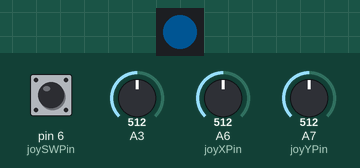
Recording of a sketch running on a simulated Arduino Uno, built with avr-gcc and run on an emulated ATmega328P. Parts: 1 RGB LEDs in strip order, left to right. Inputs (shaded band) come from the test bench; at power-on: pin 6 (joySWPin) HIGH, A3 = 512, A6 (joyXPin) = 512, A7 (joyYPin) = 512. Dim RGB values are drawn brighter than linear; no radio packets arrive unless stated; what the sketch prints to the serial monitor is not drawn.

Above: at 2.2 s.
2.3 s: pin 6 (joySWPin) pulled LOW for 3.2 s
At 3.5 s:
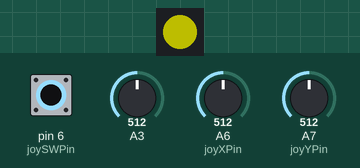
7.1 s: pin 6 (joySWPin) pulled LOW for 3.2 s
At 7.56 s:
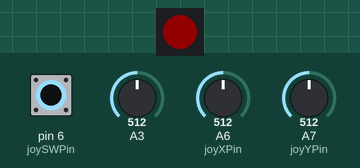
At 9.0 s:
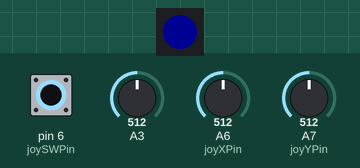
16.9 s: pin 6 (joySWPin) driven LOW
19.9 s: A3 set to 491
Timing chart, 0 to 26.9 s (numbered marks = the images above; inputs shaded):
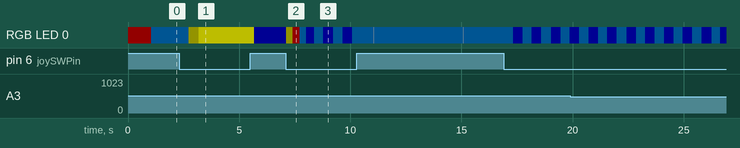

The sketch:

HeadlampT.ino
```cpp
//

// /dev/cu.usbserial-14320
// explore public and private variabales
// explore functions
// get and set functions

// make timers for button presses and transmission

// standard libraries
// #include <SPI.h>
#include <Adafruit_NeoPixel.h>
#include "RF24.h"

// internal libraries
#include "Arduino.h"
#include "Functions.h"
#include "Joystick.h"
#include "Utilities.h"
#include "Wheel.h"
#include "LED.h"
#include "Radio.h"
#include "Gimbal.h"
#include "PrintOut.h"
#include "Lamp.h"
#include "Timer.h"


// --------------------------- VOID SETUP -------------------- //
// --------------------------- VOID SETUP -------------------- //
void setup()
{
 utilitiesSetup();
 joystickSetup();
 ledSetup();
 wheelSetup();
 radioSetup();
 timerSetup();
}


// -------------------------------- VOID LOOP ----------------------------- //
// -------------------------------- VOID LOOP ----------------------------- //

// check switch hold to switch between armed and disarmed
// check switch click to switch between modes
// initliize all states of lamp
// generate target positions for each servo from either joysick, pot, or intitial state of mode
// prepare data to be transmitted
// transmite data over radio


void loop()
{
  if(checkTime(startTime1, duration1) == true)
  {
    startTime1 = millis();
    ledWhite();
    delay(10);
  }

  joySW = checkJoySW();                       // read joystick button
  armState = checkArmState(joySW);           // long button press?


  switch(armState)
  {
    // disarmed
    case 0:
      lampBrightness = 0;
      mirrorState = false;
      mode = 2;
      targetX = degMin;
      targetY = degMax;
      switch(initializing)
      {
        case 1: // initializing
          ledYellow;
          initializing = checkInitializing();
        break;

        case 0: // complete
          ledLightBlue();
        break;
      }
    break;

    // armed
    case 1:
      mode = checkMode();
      joySWLast = joySW;
      switch(mode)
      {
        case 0:  // spotlight mode
          mirrorState = false;
          switch(initializing)
          {
            case 1: // initialiazing
              ledYellow();
              targetX = degMid;
              targetY = degMid;
              initializing = checkInitializing();
            break;

            case 0: // readjoy
              lampBrightness = 100;
              ledRed();
              joyToTarget();
            break;
          }
        break;

        case 1: // mirror mode
          mirrorState = true;
          switch(initializing)
          {
            case 1: // initializing
              ledYellow();
              targetX = 40;
              targetY = 120;
              initializing = checkInitializing();
            break;

            case 0: // readJoy
              lampBrightness = 100;
              ledGreen();
              joyToTarget();
            break;
          }
        break;

        case 2: // auto mode
          mirrorState = false;
          switch(initializing)
          {
            case 1: // initializing
              targetX = degMid;
              targetY = degMid;
              initializing = checkInitializing();
            break;

            case 0: // read wheelPot
              lampBrightness = 100;
              ledBlue();
              wheelRot = readWheelRot() - wheelCal;           // wheel position with calibration
              lampPos = -(wheelRot/wheelRotMid) * 90.0;       // [-90:90] lamp position from forward
              lampPos = lampPos * lampPosSensitivity;         // multiplier
              targetX = lampPos + degMid;                     // abosolute positioning from 90
              targetY = degMid;
            break;
          }
        break;
      }
    break;
  } // end switch cases

  degs[0] = servoDeg(targetX, degs[0]);
  degs[1] = servoDeg(targetY, degs[1]);
  dataPrep();
  dataTransmit();

  printJoystick();
  printGimbal();
  // printWheel();
  printLn();

  delay(10);

} // end void loop


void joyToTarget()
{
  // Read joystick
  joyX = -readJoyX();  // [-1:1]
  joyY = -readJoyY();

  // Deadband for no motion
  joyX = addDeadband(joyX, .25);
  joyY = addDeadband(joyY, .25);

  // calculate next step size
  stepX = joyX * 30.0;  // max joystick = 5 steps
  stepY = joyY * 30.0;

  // new target
  targetX = degs[0] + stepX;
  targetY = degs[1] + stepY;
}
```

Functions.h
```cpp
#include <arduino.h>
#include <math.h>

float Pi = 3.14159265359;

// ------------- Bound ---------------- //
float bound(float x, int x_min, int x_max)
{
  if(x > x_max) {x = x_max;}
  if(x < x_min) {x = x_min;}
  return x;
}

// --------- linearMap --------- //
float linearMap(float x, float x1, float x2, float y1, float y2)
{
  float m = (y2 - y1)/(x2-x1);
  float b = y1 - m*x1;
  float y = m*x + b;
  return y;
}

// ------------- cubicMap -------- //
float cubicMap(float x, float x1, float y1, float xoff, float yoff)
{
  float a = (y1-yoff)/pow(x1-xoff,3);
  float y = a*(pow(x-xoff,3) + yoff);
  return y;
}

// ---------- deadband -------- //
float addDeadband(float x, float x_dead)
{
 float y; // output
 float x_min = -1.0;
 float x_max = 1.0;
 float y_min = -1.0;
 float y_max = 1.0;

 // float x_dead = .25; // dead in positive direction
 if(x < -x_dead) {y = linearMap(x, x_min, -x_dead, y_min, 0);}         // segment 1
 else if(x > x_dead) {y = linearMap(x, x_dead, x_max, 0, y_max);}      // segment 2
 else{y = 0;}                                                           // segment 0
 return y;
}

// ------------- normalize analog in --------- //
float normAnalogIn(float analogIn)
{
  analogIn = analogIn / 1023.0;                // convert to [0.0:1.0]
  analogIn = analogIn - .5;                     // centers posiiton
  analogIn = analogIn * 2;                      // range of 2 from [-1,1]
  return analogIn;
}

float voltRead(const int pin, float Vin)
{
  float voltage = analogRead(pin) * (Vin/1023);
  return voltage;
}

// ---------------------- findMin Function ------------------ //
int findMin(int a, int b, int c, int d)
{
  int array1[] = {a, b, c, d};
  int bytes_int = 2;
  int array1_size = sizeof(array1) / bytes_int;
  int min_val = array1[0];

  for(int i=0; i<array1_size; i++)
  {
    if(array1[i] < min_val) {min_val = array1[i];}
  }
  return min_val;
}


float findHypotenuse(float x, float y)
{
  float a = sqrt(pow(x,2) + pow(y,2));
  return a;
}

float f_toRad(float deg)
{
  float rad;
  return rad = deg*(Pi/180);
}

float f_toDeg(float rad)
{
  float deg;
  return deg = rad * (180/Pi);
}

// -------------- Joystick Heading ------------ //
// Forward = 0 degrees
// x = [-1.0:1.0], y = [-1.0:1.0]
float findHeading(float x, float y)
{
  float rad = atan(x/y);
  float degree = f_toDeg(rad);
  if(x>0 && y>0) {degree = degree;}
  if(x>0 && y<0) {degree = 180 + degree;}
  if(x<0 && y>0) {degree = degree;}
  if(x<0 && y<0) {degree = -180 + degree;}
  return degree;
}

/*

int stepServo(int target_deg, int deg)
{
  int step_min = 0;
  int step_max = 5;
  int delta_thresh = 10;
  int delta_deg = target_deg - deg;
  int step_size;                        // keeps in integers

  if(delta_deg < delta_thresh) {step_size = linearMap(delta_deg, 0, delta_thresh, step_min, step_max);}

  if(target_deg > deg)                          // move positive
  {
    if(delta_deg >= delta_thresh) {deg = deg + step_max;}         // big step
    if(delta_deg < delta_thresh)  {deg = deg + step_size;}        // linear map step
  }

  if(target_deg < deg)                          // move negative
  {
    if(delta_deg <= -delta_thresh) {deg = deg - step_max;}  // big step
    if(delta_deg > -delta_thresh)  {deg = deg - step_size;}                           // small step
  }
  return deg;                                   // updated servo degrees
}

*/
```

Gimbal.h
```cpp
#ifndef Gimbal_h
#define Gimbal_h


// ------------------------------------------- Servos ------------------------------------------ //
int servoXdeg;                // individual servo position
int servoYdeg;

int degMax = 180;    // min bound for servo position due to power issues??    // desired max
int degMin = 0;    // min bound for servo position due to power issues??     // desired min
int degMid = 180/2;  // correct mid position for servo

int degs[4] = {degMin, degMax, degMin, degMax};      // servo degree array {x1, y1, x2, y2} initial position
int sizeDegs = sizeof(degs)/sizeof(degs[0]);           // size of degree array
int steps[2] = {0, 0};                                   // step x, y

int targetX;
int targetY;
int stepX;
int stepY;
int stepMax = 5;
int stepMin = 1;
int stepThresh1 = 10;


// Set next degree for servo
// @param targetDeg (target degree)
// @param deg (current degree)
// @return deg
int servoDeg(int targetDeg, int deg)
{
  if(targetDeg > deg)                          // move positive
  {
    if(targetDeg - deg >= 10) {deg = deg + stepMax;}  // big step
    else{deg = deg + stepMin;}                          // small step
  }

  if(targetDeg < deg)                          // move negative
  {
    if(deg - targetDeg >= 10) {deg = deg - stepMax;}  // big step
    else{deg = deg - stepMin;}                            // small step
  }
  return deg;                                   // updated servo degrees
}


// move lamp into new start position and terminate when complete
// @pararm targetX
// @param targetY
// @param degs[0] (degX lamp 1)
// @param degs[1] (degY lamp 1)
bool initializeState(bool initializing)
{
  if(initializing)
  {
    degs[0] = servoDeg(targetX, degs[0]);
    degs[1] = servoDeg(targetY, degs[1]);
  }

  if(targetX == degs[0] && targetY == degs[1])
  {
    initializing = false;
  }
  return initializing;
}

// check if servos have reached their initial target
bool checkInitializing()
{
  if(targetX == degs[0] && targetY == degs[1]) // if error = 0
  {
    initializing = false;
  }
  else{initializing = true;}
  return initializing;
}

#endif
```

Joystick.h
```cpp
#ifndef Joystick_h
#define Joystick_h

#include "LED.h"


// ----------------------------------------- Joystick --------------------------------------- //
#define joyXPin A6
#define joyYPin A7
#define joySWPin 6
// Joystick joy(joyXPin, joyYPin, joySWPin); // initialize - class: Joystick - object: joy1

float joyX;
float joyY;
bool joySW;
bool joySWLast;
int joyMax = 1;
int joyMin = -1;


// -------------------------------------- button press --------------------------------- //
const int modeMax = 2;       // [0,1,2]
int mode = modeMax;                 // spotlight, mirror, auto
bool mirrorState = false;    // do lamps mirror
bool initializing = true;      // do lamps need to move to initial position?

int holdCount = 0;
const int holdThresh1 = 20;
bool armState = false;                // stow or operational, [0,1]
bool armStateLast;

void joystickSetup()
{
  pinMode(joySWPin, INPUT_PULLUP);
}

float normalizeInput(float input)
{
  input = input/1023.0;   // convert to [0:1]
  input = input - .5;     // center across 0
  input = input * 2;      // increase range [-1:1]
  return input;
}

float readJoyX()
{
  float x = analogRead(joyXPin);
  x = normalizeInput(x);
  return x;
}

float readJoyY()
{
  float y = analogRead(joyYPin);
  y = normalizeInput(y);
  return y;
}


bool checkJoySW()
{
  bool sw = digitalRead(joySWPin);
  sw = !sw; //reverse for pullup switch
  return sw;
}


// Is the system armed or not
bool checkArmState(bool sw1)
  {
    if(sw1 == LOW)
    {
      holdCount = 0;
    }
    if(sw1 == HIGH)
    {
      ledBrightYellow();              // not flashing yellow when button pressed...
      holdCount++;
    }
    if(holdCount >= holdThresh1)
    {
      armState = !armState;
      holdCount = 0;
      initializing == true;
    }
    return armState;
  }

// What is the mode
// @param sw (switch state)
// @param swLast (last switch state)
// @return mode
int checkMode()
  {
    if(joySW == HIGH)
    {
      ledBrightYellow();
      if(joySW != joySWLast)
      {
        mode++;
        initializing = true;
        if(mode > modeMax) {mode = 0;}
      }
    }
    return mode;
  }
#endif
```

LED.h
```cpp
#ifndef LED_h
#define LED_h


#include <Adafruit_NeoPixel.h>
#define ledPin 2
#define numLeds 1

int ledIndex = 0;
int R; // [0:255]
int G;
int B;

// int brightness;
Adafruit_NeoPixel ledStrip(numLeds, ledPin, NEO_GRB + NEO_KHZ800);


void ledOff()
{
ledStrip.setPixelColor(ledIndex, 0, 0, 0);
ledStrip.show();
}

void ledRed()
{
ledOff();
ledStrip.setPixelColor(ledIndex, 50, 0, 0);
ledStrip.show();
}

void ledGreen()
{
ledOff();
ledStrip.setPixelColor(ledIndex, 0, 50, 0);
ledStrip.show();
}

void ledBlue()
{
ledOff();
ledStrip.setPixelColor(ledIndex, 0, 0, 50);
ledStrip.show();
}

void ledLightBlue()
{
  // LEDOff();
  ledStrip.setPixelColor(ledIndex, 0, 30, 50);
  ledStrip.show();
}

void ledWhite()
{
ledOff();
ledStrip.setPixelColor(ledIndex, 50, 50, 50);
ledStrip.show();
}

void ledBrightWhite()
{
ledOff();
ledStrip.setPixelColor(ledIndex, 100, 100, 100);
ledStrip.show();
}

void ledBrightYellow()
{
ledOff();
ledStrip.setPixelColor(ledIndex, 200, 200, 0);
ledStrip.show();
}

void ledYellow()
{
  ledOff();
  ledStrip.setPixelColor(ledIndex, 50, 50, 0);
  ledStrip.show();
}

void ledSetup()
{
 ledStrip.begin();
 ledStrip.setBrightness(100); //adjust brightness here
 ledStrip.show(); // Initialize all pixels to 'off'
 ledRed();
}
#endif
```

Lamp.h
```cpp
#ifndef Lamp_h
#define Lamp_h

int lampBrightness;


// map input 0-100 to outputs 1-255
int normalizeLamp(int lampIn)
{
    int lampOut;
    lampOut = linearMap(lampIn, 0, 100, 0, 255);
    return lampOut;
}

#endif
```

PrintOut.h
```cpp
#ifndef PrintOut_h
#define PrintOut_h

#include <Arduino.h>
#include <math.h>
#include "Lamp.h"

void printInt(String a, int b)
{
  Serial.print(" ");
  Serial.print(a);
  Serial.print(": ");
  Serial.print(b);
  Serial.print("  ");
}


void printFloat(String a, float b)
{
  Serial.print(" ");
  Serial.print(a);
  Serial.print(": ");
  Serial.print(b);
  Serial.print("  ");
}


void printBool(String a, bool b)
{
  if(b == true)
  {
    Serial.print(" ");
    Serial.print(a);
    Serial.print(": true ");
  }

  if(b == false)
  {
    Serial.print(" ");
    Serial.print(a);
    Serial.print(": false ");
  }
}

void printLn()
{
  Serial.println(" ");
}

void printJoystick()
{
  printInt("sw", joySW);
  printInt("hold_count", holdCount);
  printInt("arm", armState);
  printInt("mode", mode);
  printInt("init", initializing);
}

void printGimbal()
{
  printInt("stepX", stepX);
  printInt("stepY", stepY);
  printInt("targetX", targetX);
  printInt("x1", degs[0]);
  printInt("x2", degs[2]);
  printInt("targetY", targetY);
  printInt("y1", degs[1]);
  printInt("y2", degs[3]);
}

void printWheel()
{
  printFloat("potVolt", potVolt);
  printFloat("potVal", potVal);
  printFloat("wheelRot", wheelRot);
}


#endif
```

Radio.h
```cpp
#ifndef Radio_h
#define Radio_h

#include "Gimbal.h"
#include "Lamp.h"


// ------------------------------------------ nRF24L01 ------------------------------------ ------- //
RF24 myRadio (7, 8);  // CE, CSN
const byte addressTR1[6] = "10001";  // Lamp 1 array of bits Transmitter to Reciever
const byte addressTR2[6] = "10002";  // Lamp 2
const byte addressRT1[6] = "20001";  // reciever to transmitter 1
const byte addressRT2[6] = "20002";  // reciever to transmitter 2

// -------------- data packages ------------- //
// Transmitter to Reciever
struct packageT // creates data structure packageT that consists of a group of variables of different types
  {
    float servoX;
    float servoY;
    int lampBrightness;
    bool joySW;
  };

typedef struct packageT PackageT; // typedef creates a custom data type "Package" is a differente name for "struct package"
// Package_t data_t;  // make "data" a struct type variable with the format of "Package"
PackageT dataT;

// Reciever to Transmitter
struct packageR
  {
    float battVolt;
    unsigned long recieveTime;
    int count;
  };

packageR dataR;


// modify data to prepare to send
// @param degs[0] (xDeg lamp 1)
// @param degs[1] (yDeg lamp 1)
// @param mirrorState (mirror lamps or not)
// @return degs[2] (xDeg lamp 2)
// @return degs[3] (yDeg lamp 2)
void dataPrep()
{
  lampBrightness = normalizeLamp(lampBrightness);     // converts [0-100] to [0-255]
  if(mirrorState == true) {degs[2] = 180 - degs[0];}  // X Lamps Mirror
  else {degs[2] = degs[0];}                           // X Lamps Follow
  degs[3] = degs[1];                                  // Y Lamps Follow

  // Bound servo degree
  for(int i=0; i<sizeDegs; i++)
  {
    degs[i] = bound(degs[i], degMin, degMax);
  }
}


// assign data into proper transmission packet
// @param lampBrightness
// @param joySW
// @param degs[] (all servo degrees)
// addressTR1 (address transmitter to reciever 1)
// addressTR2 (address trasmitter to reciever 2)
void dataTransmit()
{
  // ---------- populate & transmit data packet ------- //
  // transmit to both
  dataT.lampBrightness = lampBrightness;
  dataT.joySW = joySW;

  // transmit to lamp 1
  dataT.servoX = degs[0];   // servo_x1_degree
  dataT.servoY = degs[1];   // servo__y1_degree
  myRadio.openWritingPipe(addressTR1);   // Lamp 1
  myRadio.write(&dataT, sizeof(dataT));

  // transmit to lamp 2
  dataT.servoX = degs[2];   // servo_x2_degree
  dataT.servoY = degs[3];   // servo_y2_degree
  myRadio.openWritingPipe(addressTR2);   // Lamp 2
  myRadio.write(&dataT, sizeof(dataT));
}


void radioSetup()
{
  myRadio.begin();
  myRadio.setChannel(115);              // 125 Possible channels, each channel can have up to 6 addresses.
  myRadio.setPALevel(RF24_PA_MAX);
  myRadio.setDataRate(RF24_250KBPS);
  // myRadio.openReadingPipe(0, addresRT); // Not recieving data
  myRadio.stopListening();
  delay(1000);
}


#endif
```

Timer.h
```cpp
#ifndef Timer_h
#define Timer_h

long chipTime;

long startTime1;
long duration1 = 2000;

void timerSetup()
{
    startTime1 = millis();
}


bool checkTime(long startTime, long duration)
{
  bool state;
  long chipTime = millis();
  if(chipTime - startTime >= duration) {state = true;}
  else{state = false;}
  return state;
}


#endif
```

Utilities.h
```cpp
#ifndef Utilities_h
#define Utilities_h

// serialport: /dev/cu.usbserial-14320

int delay1 = 0;

void utilitiesSetup()
{
  String fileName = "------------------ Headlamp ------------------";
  String author = " Matt Pfeiffer   Jan, 2022 ";
  const int baud1 = 9600;
  const int baud2 = 19200;
  const long baud3 = 115200;

  Serial.begin(baud3); delay(10);
  Serial.println(" "); Serial.println(" ");
  Serial.println(fileName);
  Serial.println(author);
  Serial.println(" ");
}

#endif
```

Source omitted: Wheel.h (1479 bytes)

Measured:
- after the input at 7.1 s, RGB LED 0: RGB(0, 0, 19) → RGB(19, 19, 0) at once, → RGB(19, 0, 0) 0.30 s later, → RGB(0, 11, 19) 0.30 s later, → RGB(0, 0, 19) 0.30 s later, … (15 changes in this stretch)
